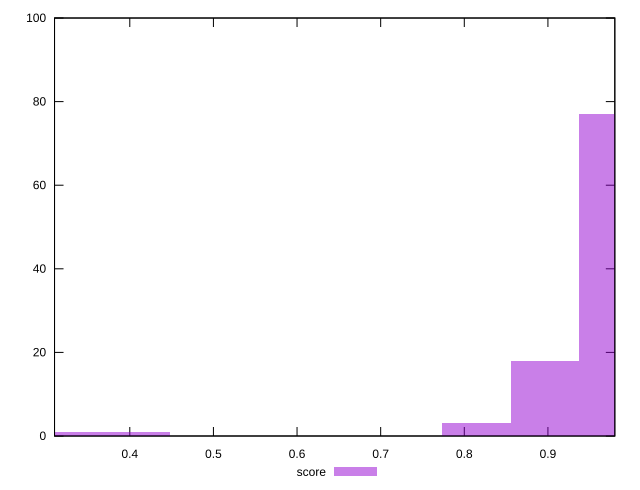

gnuplot code for this plot:
reset

$score <<EOF
0.4073203257814072 1
0.32585626062512574 1
0.8961047167190958 18
0.9775687818753772 77
0.8146406515628144 3
EOF

set key outside below
set boxwidth 0.08146406515628143
set xrange [0.31:0.98]
set yrange [0:100]
set trange [0:100]
set style fill transparent solid 0.5 noborder
set terminal svg size 640, 490 enhanced background rgb 'white'
set output "report_0_00242021-02-20T12:25:28.543Z/total-blocking-time/samples/pages/score/histogram.svg"

plot $score title "score" with boxes

reset
